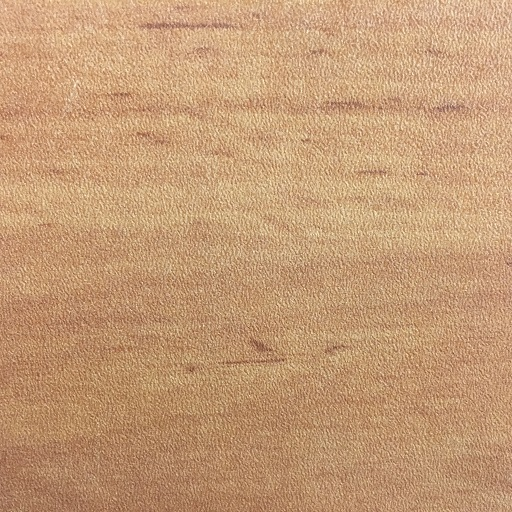
#> input picture Project_Part1/surfacePic.jpg, 512 x 512 px, found by its file name
$ jupyter execute 'IE 423.ipynb'
#> lines starting #> are read from the running program, lines starting #| are printed output that depends on the picture
# **Part B Solutions Notebook**
Required packages are imported using the below code:

[cell 1]
from IPython.display import Image,display,HTML
import cv2
from scipy.stats import norm
import statistics
import matplotlib.pyplot as plt
import numpy as np
import math

## **Question 1**
Original image is read, transformed into greyscale and flattened version of it is created by the code below.

[cell 2]
image = cv2.imread('surfacePic.jpg')
#> image is the input picture: shape (512, 512, 3); mean B, G, R 117.4, 155.4, 196.5
Image(filename='surfacePic.jpg')
gray = cv2.cvtColor(image, cv2.COLOR_BGR2GRAY)
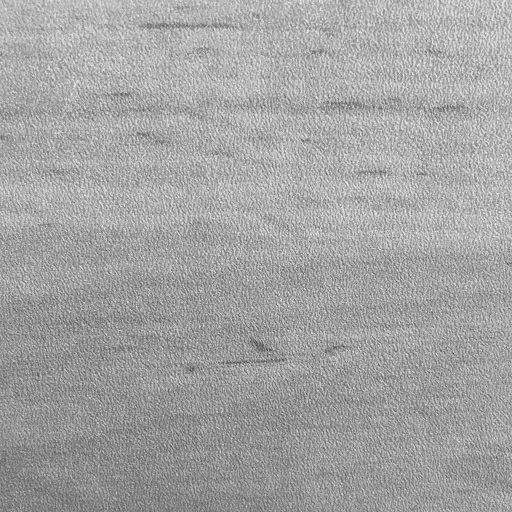
#> gray: shape (512, 512); min 63, max 241, mean 163.4
gray_vector=gray.flatten()

The greyscale image is saved and displayed.

[cell 3]
cv2.imwrite('surfacePic_gray.jpg', gray)
Image(filename='surfacePic_gray.jpg')

Histogram of the pixel values(intensities) are drawn by the code below and the normal distribution seems like it would fit well to the shape of the histogram.

[cell 4]
plt.figure(figsize=[12,8])
#> (this line was passed over: IPython is not available in this run)
plt.style.use('ggplot')
plt.hist(gray_vector,bins=177)
#> (this line was passed over: IPython is not available in this run)
plt.title('Histogram of Greyscale Image')
#> (this line was passed over: IPython is not available in this run)
plt.ylabel('Frequency')
#> (this line was passed over: IPython is not available in this run)
plt.xlabel('Intensity')
#> (this line was passed over: IPython is not available in this run)
plt.show()

## **Question 2**
Normal distribution's parameters are estimated by "norm.fit" function and the estimated pdf is drawn on top of the histogram by the code below.

[cell 5]
plt.figure(figsize=[12,8])
#> (this line was passed over: IPython is not available in this run)
plt.style.use('ggplot')
plt.hist(gray_vector,bins=177)
#> (this line was passed over: IPython is not available in this run)
